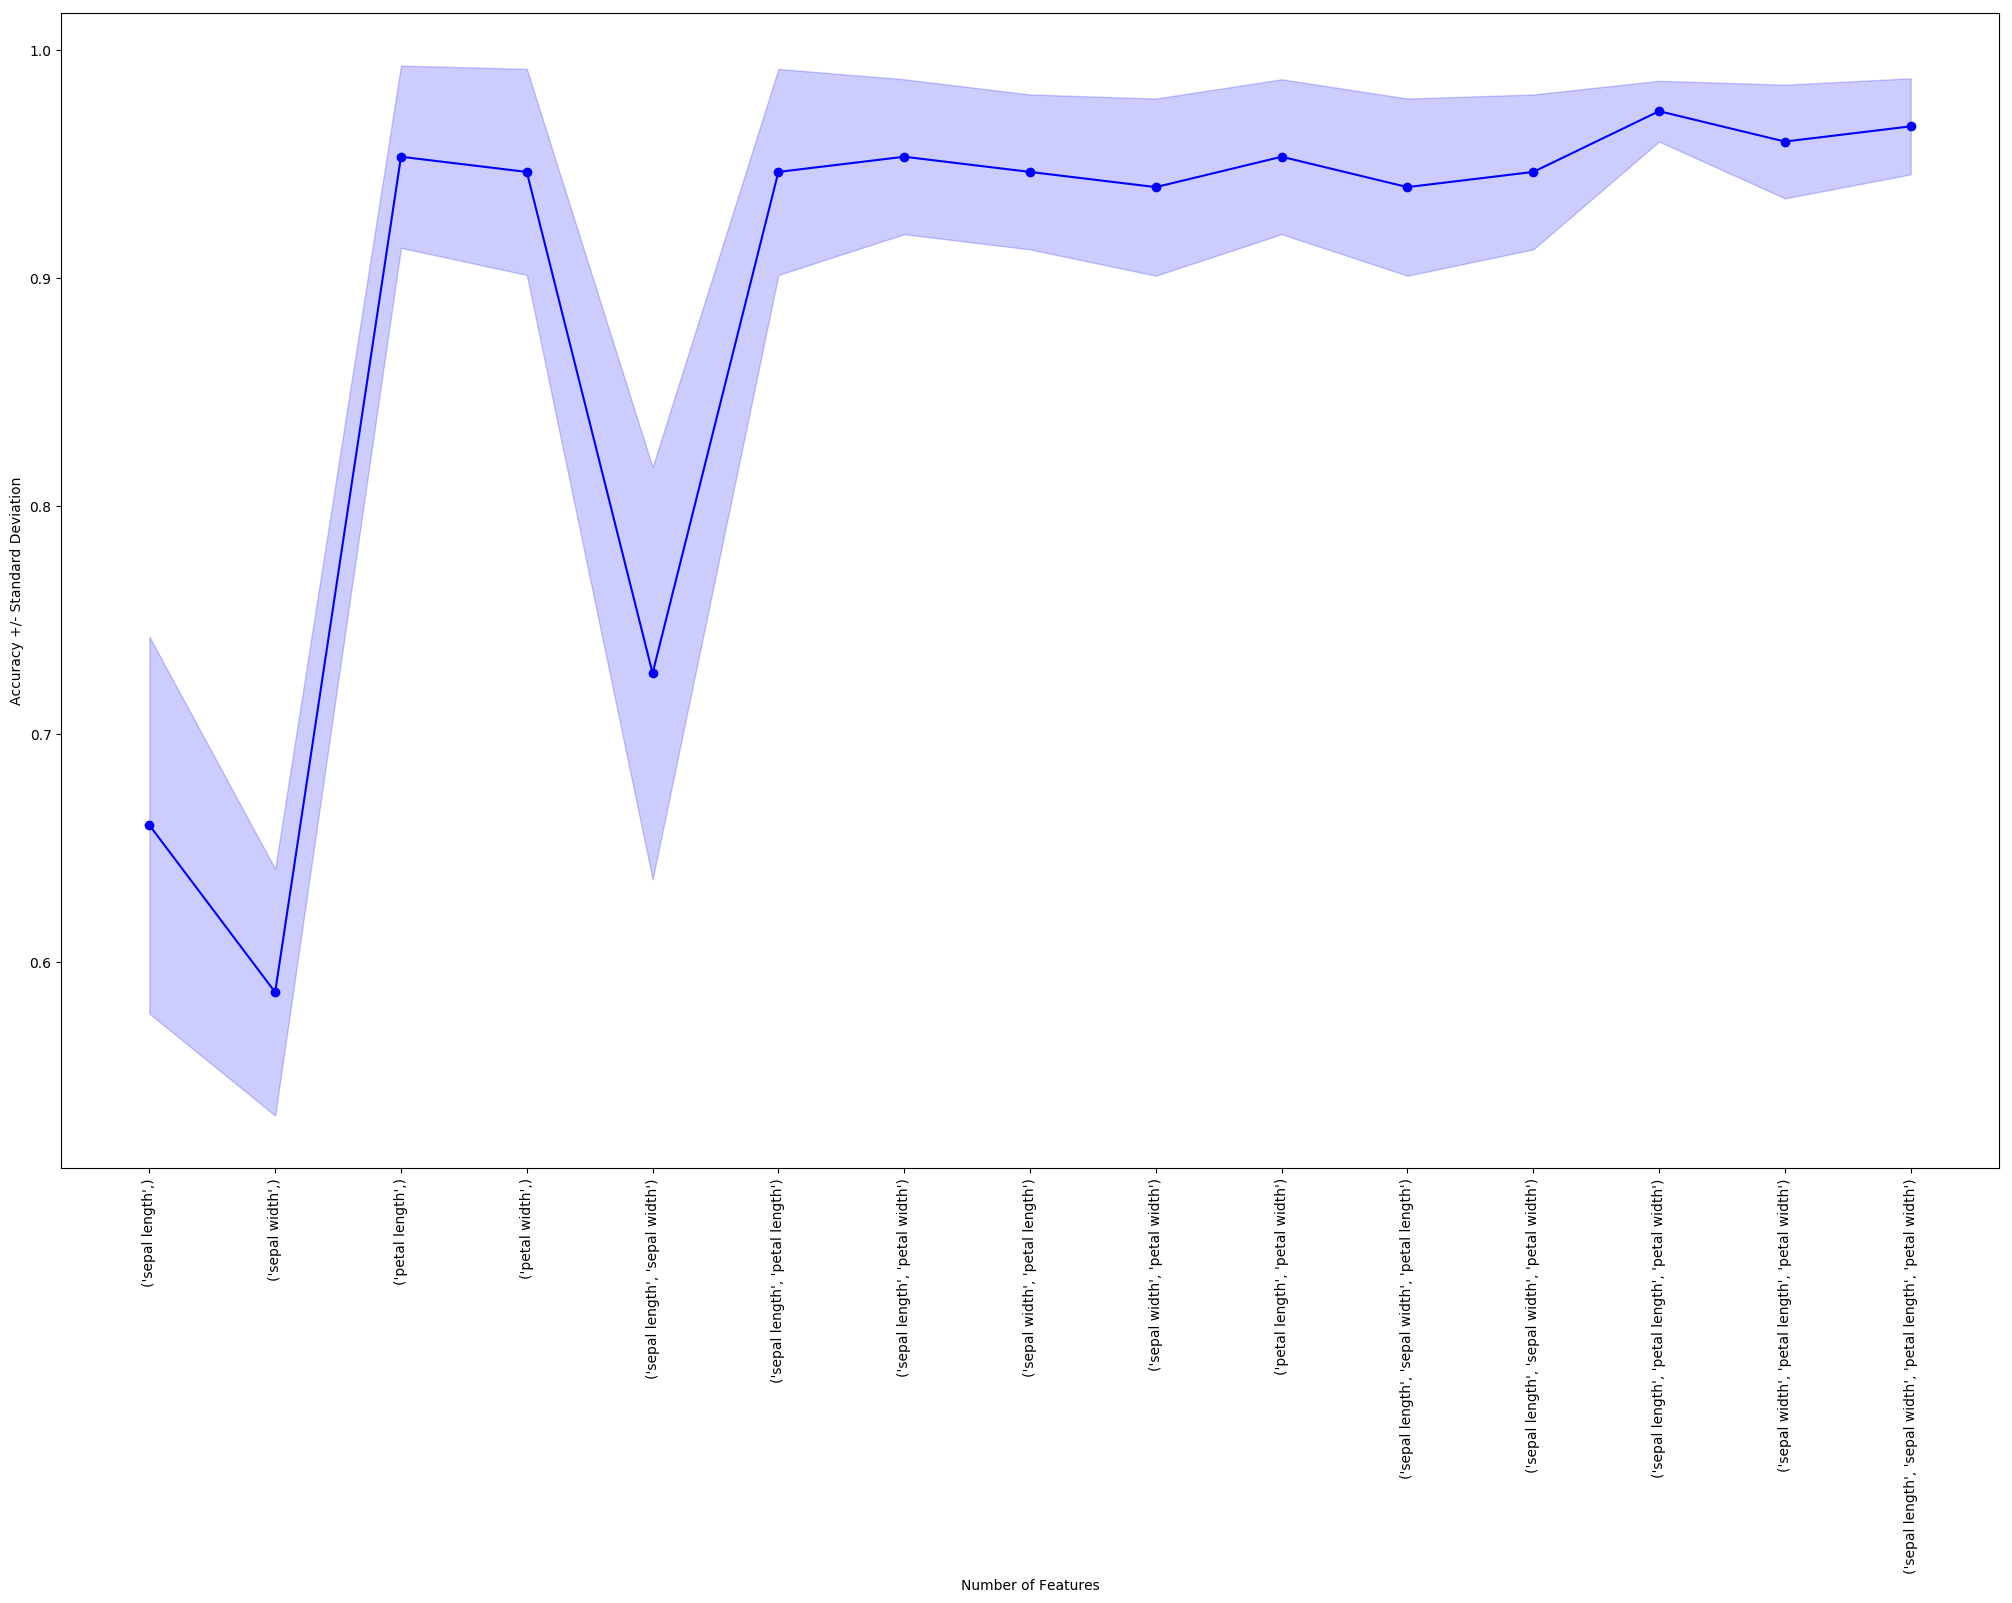

This chart was generated by the following Python code:
from sklearn.neighbors import KNeighborsClassifier
from sklearn.datasets import load_iris
from efs1 import ExhaustiveFeatureSelector as EFS

iris = load_iris()
X = iris.data
y = iris.target

knn = KNeighborsClassifier(n_neighbors=3)

efs1 = EFS(knn,
           min_features=1,
           max_features=4,
           scoring='accuracy',
           print_progress=True,
           cv=5)

efs1 = efs1.fit(X, y)

print('Best accuracy score: %.2f' % efs1.best_score_)
print('Best subset (indices):', efs1.best_idx_)
print('Best subset (corresponding names):', efs1.best_feature_names_)

feature_names = ('sepal length', 'sepal width', 'petal length', 'petal width')
efs1 = efs1.fit(X, y, custom_feature_names=feature_names)
print('Best subset (corresponding names):', efs1.best_feature_names_)

import pandas as pd

iris = load_iris()
X = iris.data
y = iris.target

knn = KNeighborsClassifier(n_neighbors=3)

efs1 = EFS(knn,
           min_features=1,
           max_features=4,
           scoring='accuracy',
           print_progress=True,
           cv=5)

feature_names = ('sepal length', 'sepal width',
                 'petal length', 'petal width')
efs1 = efs1.fit(X, y, custom_feature_names=feature_names)

df = pd.DataFrame.from_dict(efs1.get_metric_dict()).T
df.sort_values('avg_score', inplace=True, ascending=False)
df

import matplotlib.pyplot as plt
metric_dict = efs1.get_metric_dict()

fig = plt.figure()
plt.figure(figsize=(25, 15))
k_feat = sorted(metric_dict.keys())
avg = [metric_dict[k]['avg_score'] for k in k_feat]

upper, lower = [], []
for k in k_feat:
    upper.append(metric_dict[k]['avg_score'] +
                 metric_dict[k]['std_dev'])
    lower.append(metric_dict[k]['avg_score'] -
                 metric_dict[k]['std_dev'])

plt.fill_between(k_feat,
                 upper,
                 lower,
                 alpha=0.2,
                 color='blue',
                 lw=1)
plt.plot(k_feat, avg, color='blue', marker='o')
plt.ylabel('Accuracy +/- Standard Deviation')
plt.xlabel('Number of Features')
feature_min = len(metric_dict[k_feat[0]]['feature_idx'])
feature_max = len(metric_dict[k_feat[-1]]['feature_idx'])
plt.xticks(k_feat,
           [str(metric_dict[k]['feature_names']) for k in k_feat],
           rotation=90)
plt.savefig('efs.png', bbox_inches='tight')
plt.show()
